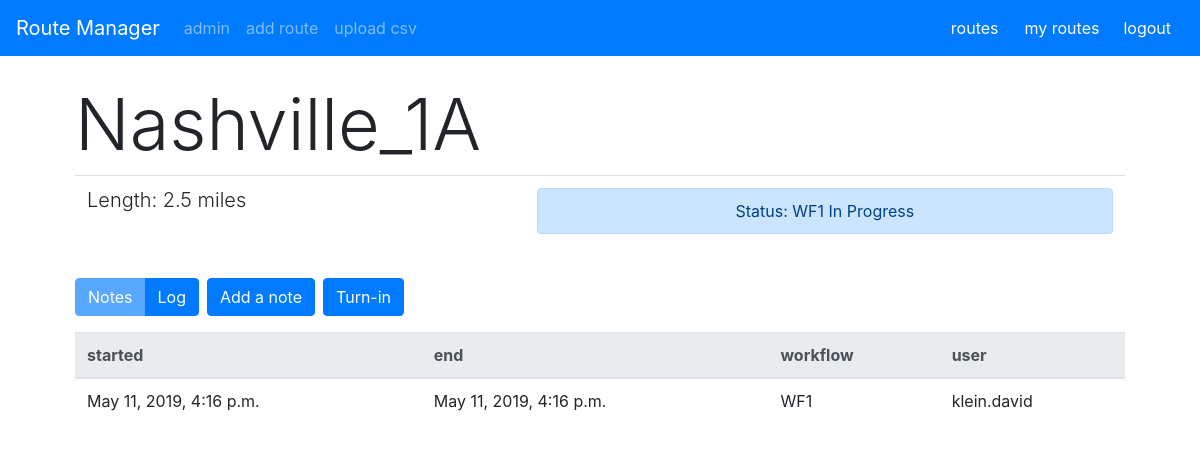
The app's page /routes/Nashville_1A/ (signed in), older data.
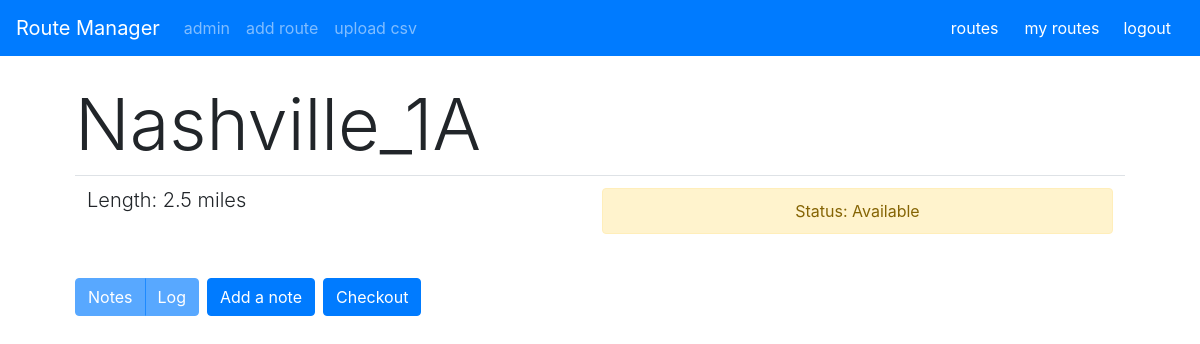
The same page, newer data.
### routes/models.py (models this page shows, shortened)
class Route(models.Model):
    route_name = models.CharField(max_length=200, unique=True)
    route_length = models.DecimalField(max_digits=10, decimal_places=1)
    active_user = models.ForeignKey(User, on_delete=models.CASCADE, default=None, blank=True, null=True)
    workflows = models.ManyToManyField('Workflow', through='RouteWorkflow', related_name='routes')

class RouteWorkflow(models.Model):
    route = models.ForeignKey(Route, on_delete=models.CASCADE)
    workflow = models.ForeignKey(Workflow, on_delete=models.CASCADE)
    status = models.IntegerField(default=0)

class Workflow(models.Model):
    workflow_name = models.CharField(max_length=200)
    def __str__(self):
        return self.workflow_name

class RouteLog(models.Model):
    route = models.ForeignKey(Route, on_delete=models.CASCADE)
    user = models.ForeignKey(User, on_delete=models.CASCADE)
    workflow = models.ForeignKey(Workflow, on_delete=models.CASCADE)
    start = models.DateTimeField(auto_now_add=True, blank=True)
    end = models.DateTimeField(auto_now=True, blank=True)

### routes/views.py (the view)
# urls.py: path('<slug:route_name>/', views.route, name='route'),
def route(request, route_name):
    route = Route.objects.filter(route_name = route_name).first()
    notes = Note.objects.filter(route__route_name=route_name)
    logs = RouteLog.objects.filter(route__route_name=route_name)
    wf = RouteWorkflow.objects.filter(route__route_name=route_name, status=1).first()
    if not wf:
        wf = RouteWorkflow.objects.filter(route__route_name=route_name, status=3).first()
    return render(request, 'route.html', {'route':route, 'wf':wf, 'notes':notes, 'logs':logs})

### routes/templates/route.html (shortened to what this page needs)
{% extends 'base.html' %}
{% block content %}
<div class="container">
    <div class="container" style="padding-top:25px;">
        <h1 class="display-3">{{ route.route_name }}</h1>
        <div>
            <table class="table" style="padding-top: 25px">
                <tr>
                    <td>
                        <p class="lead">Length: {{ route.route_length }} miles</p>
                    </td>
                    <td style="text-align:center">
                        {% if wf and not wf.status == 3 %}
                        <div class="alert alert-primary" role="alert">
                            Status: {{ wf.workflow }} In Progress
                        </div>
                        {% elif wf.status == 3 %}
                        <div class="alert alert-success" role="alert">
                            Status: Complete
                        </div>
                        {% elif wf.status == 2 %}
                        <div class="alert alert-danger" role="alert">
                            Status: Error
                        </div>
                        {% else %}
                        <div class="alert alert-warning" role="alert">
                            Status: Available
                        </div>
                        {% endif %}
                    </td>
                </tr>
            </table>
        </div>
        <div class="btn-toolbar" role="toolbar" aria-label="Toolbar with button groups">
            <div class="btn-group mr-2" role="group" aria-label="First group">
                <button type="button" class="btn btn-primary" data-toggle="collapse" data-target="#collapseOne"
                    aria-expanded="true" aria-controls="collapseOne" {% if not notes %}disabled{% endif %}>Notes</button>
                <button type="button" class="btn btn-primary" data-toggle="collapse" data-target="#collapseTwo"
                    aria-expanded="true" aria-controls="collapseTwo" {% if not logs %}disabled{% endif %}>Log</button>
            </div>
            <div class="btn-group mr-2" role="group" aria-label="Second group">
                <a role="button" href="add_note/" class="btn btn-primary">Add a note</a>
            </div>
            {% if route.active_user == request.user and not wf.status == 0 %}
            <div class="btn-group mr-2" role="group" aria-label="Second group">
                <a role="button" href="/routes/{{ route.route_name }}/turnin" class="btn btn-primary">Turn-in</a>
            </div>
            {% endif %}
            {% if not wf or wf.status == 0 %}
            <div class="btn-group mr-2" role="group" aria-label="Second group">
                <a role="button" href="/routes/{{ route.route_name }}/checkout" class="btn btn-primary">Checkout</a>
            </div>
            {% endif %}
        </div>
        <div class="collapse show" id="collapseTwo">
            <table class="table">
                <thead class="thead-light">
                    {% if logs %}
                    <tr>
                        <th scope="col">started</th>
                        <th scope="col">end</th>
                        <th scope="col">workflow</th>
                        <th scope="col">user</th>
                    </tr>
                    {% endif %}
                </thead>
                {% for log in logs %}
                <tr>
                    <td>
                        {{ log.start }}
                    </td>
                    <td>
                        {{ log.end }}
                    </td>
                    <td>
                        {{ log.workflow }}
                    </td>
                    <td>
                        {{ log.user }}
                    </td>
                </tr>
                {% endfor %}
            </table>
        </div>
    </div>
</div>
{% endblock %}

Row changes from the older to the newer data that the page shows:
removed RouteWorkflow: workflow "WF1"
removed RouteLog: start "May 11, 2019, 4:16 p.m.", end "May 11, 2019, 4:16 p.m.", workflow "WF1", user "klein.david"
Text that changed along with them:
text no longer shown: "Status: In Progress Turn-in started end workflow user"
text now shown: "Status: Available Checkout"
